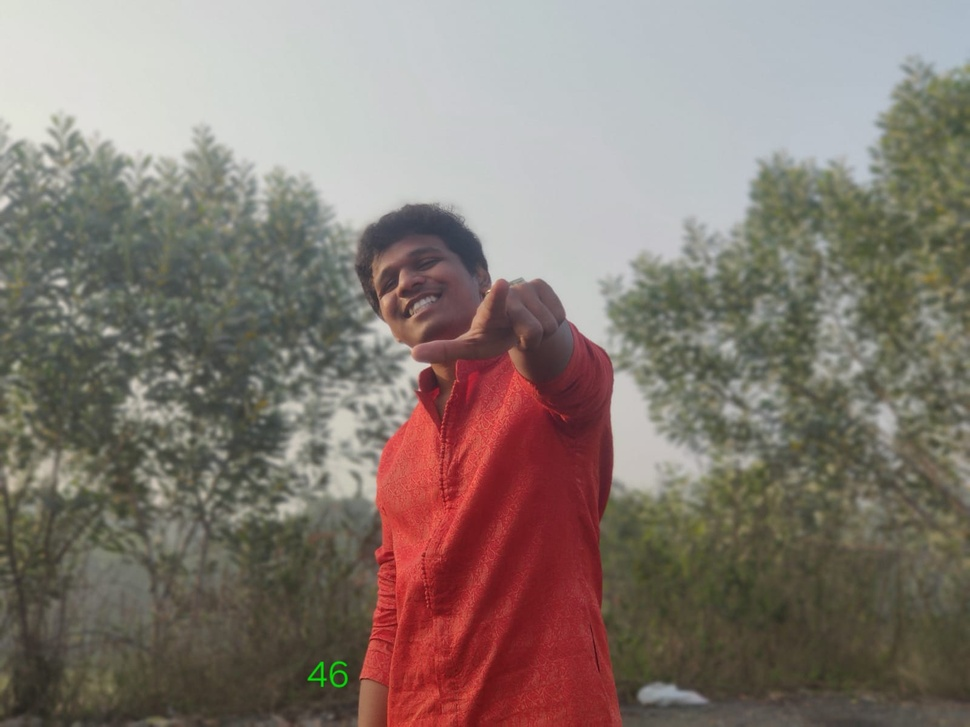
#> input picture Documents/CyberSecurity/iimg.jpg, 970 x 727 px, shrunk from 1600 x 1200 before the run, found by its file name
$ python ImageEncrypDecrypt.py
#> lines starting #> are read from the running program, lines starting #| are printed output that depends on the picture
import cv2
import numpy as np

# Read the image
img = cv2.imread("iimg.jpg")
#> img is the input picture: shape (727, 970, 3); mean B, G, R 114.4, 121.9, 133.7

# Choose a key (integer)
key = 123

# Encrypt image using XOR
encrypted = cv2.bitwise_xor(img, key)
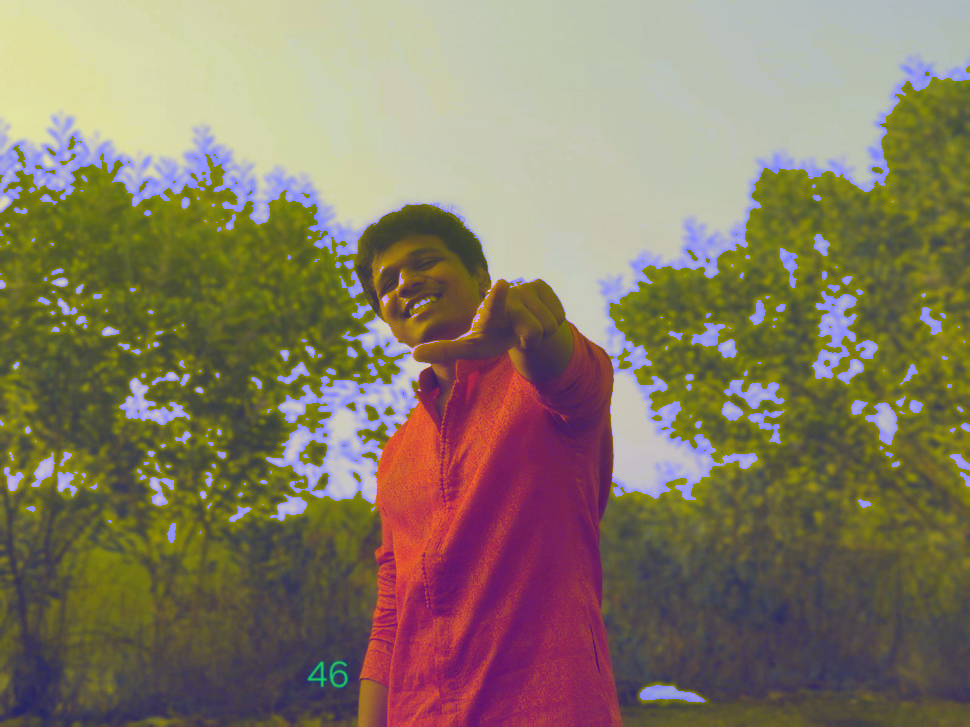
#> encrypted: shape (727, 970, 3); mean B, G, R 100.8, 121.9, 133.7
cv2.imwrite("encrypted.png", encrypted)

# Decrypt image (XOR again with same key)
decrypted = cv2.bitwise_xor(encrypted, key)
cv2.imwrite("decrypted.png", decrypted)
